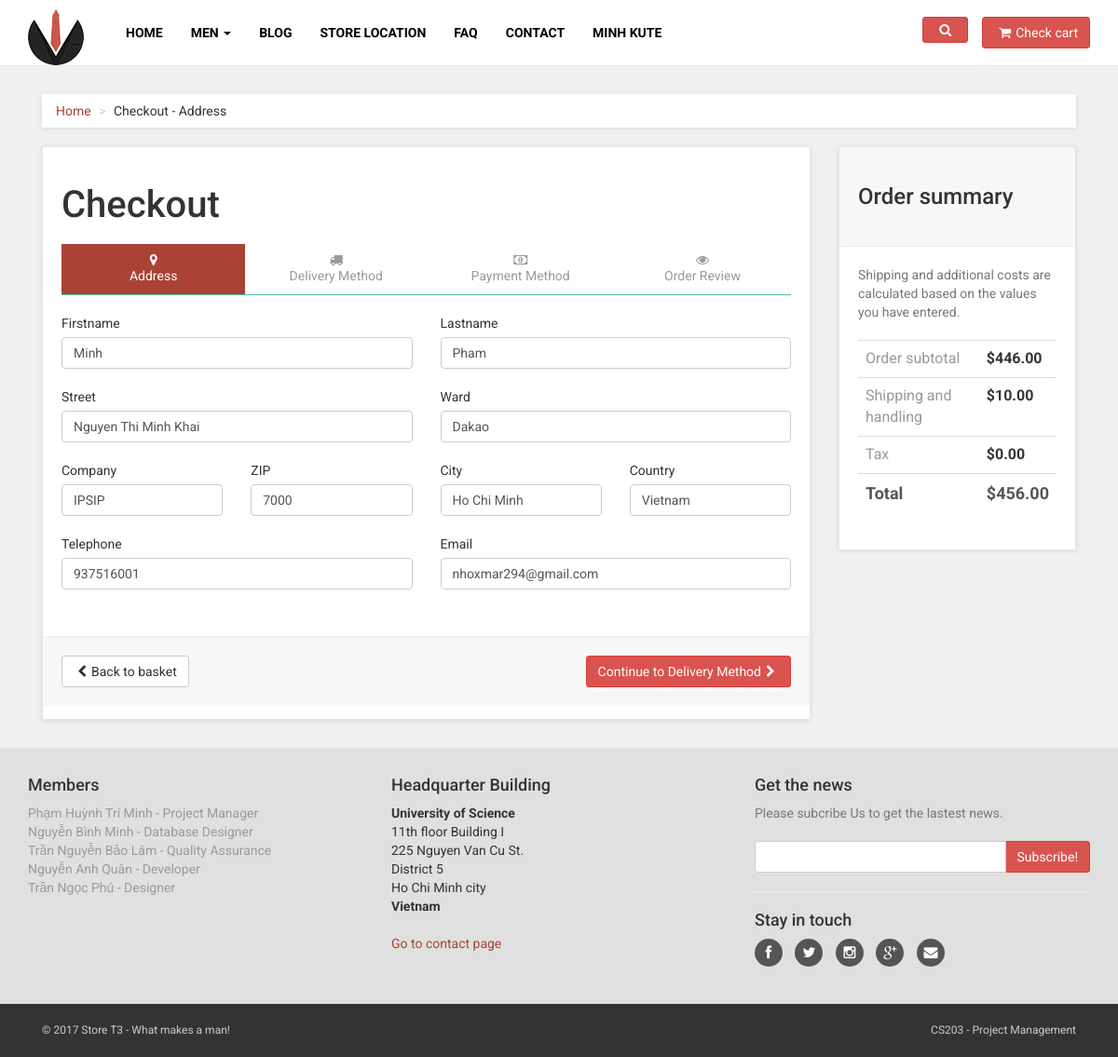
The app's page /lazy/checkout1.php (signed in) with its own data.
### tables this page shows
CREATE TABLE `delivery_info` (
  `id` int(11) NOT NULL,
  `id_user` int(11) NOT NULL,
  `fname` varchar(255) NOT NULL,
  `lname` varchar(255) NOT NULL,
  `company` varchar(255) NOT NULL,
  `street` varchar(255) NOT NULL,
  `ward` varchar(255) NOT NULL,
  `zip` varchar(10) NOT NULL,
  `city` varchar(50) NOT NULL,
  `country` varchar(50) NOT NULL,
  `phone` varchar(15) NOT NULL,
  `coemail` varchar(100) NOT NULL,
  `delivery` varchar(100) NOT NULL,
  `payment` varchar(20) NOT NULL
);

### lazy/checkout1.php (the view, shortened to what this page needs)
<?php
  include "includes/header.php";
  include "includes/navbar.php";
?>
<div id="all">
  <?php
        $id = $_SESSION['Customer_ID'];
        $sqli = "select * from delivery_info where id_user=$id AND id >= (select MAX(df.id) from delivery_info df where df.id_user=$id)";
        $rs = mysqli_query($conn,$sqli);
        $data = mysqli_fetch_array($rs);
  ?>
        <div id="content">
            <div class="container">
                <div class="col-md-12">
                    <ul class="breadcrumb">
                        <li><a href="#">Home</a>
                        </li>
                        <li>Checkout - Address</li>
                    </ul>
                </div>
                <div class="col-md-9" id="checkout">
                    <div class="box">
                        <form method="post" action="checkout2.php">
                            <h1>Checkout</h1>
                            <ul class="nav nav-pills nav-justified">
                                <li class="active"><a href="#"><i class="fa fa-map-marker"></i><br>Address</a>
                                </li>
                                <li class="disabled"><a href="#"><i class="fa fa-truck"></i><br>Delivery Method</a>
                                </li>
                                <li class="disabled"><a href="#"><i class="fa fa-money"></i><br>Payment Method</a>
                                </li>
                                <li class="disabled"><a href="#"><i class="fa fa-eye"></i><br>Order Review</a>
                                </li>
                            </ul>
                            <div class="content">
                                <div class="row">
                                    <div class="col-sm-6">
                                        <div class="form-group">
                                            <label for="firstname">Firstname</label>
                                            <input type="text" class="form-control" id="firstname" name="fname" value="<?php echo "$data[fname]";?>">
                                        </div>
                                    </div>
                                    <div class="col-sm-6">
                                        <div class="form-group">
                                            <label for="lastname">Lastname</label>
                                            <input type="text" class="form-control" id="lastname" name="lname" value="<?php echo "$data[lname]";?>">
                                        </div>
                                    </div>
                                </div>
                                <div class="row">
                                    <div class="col-sm-6">
                                        <div class="form-group">
                                            <label for="street">Street</label>
                                            <input type="text" class="form-control" id="street" name="street" value="<?php echo "$data[street]";?>">
                                        </div>
                                    </div>
                                    <div class="col-sm-6">
                                        <div class="form-group">
                                            <label for="ward">Ward</label>
                                            <input type="text" class="form-control" id="ward" name="ward" value="<?php echo "$data[ward]";?>">
                                        </div>
                                    </div>
                                </div>
                                <div class="row">
                                    <div class="col-sm-6 col-md-3">
                                        <div class="form-group">
                                            <label for="company">Company</label>
                                            <input type="text" class="form-control" id="company" name="company" value="<?php echo "$data[company]";?>">
                                        </div>
                                    </div>
                                    <div class="col-sm-6 col-md-3">
                                        <div class="form-group">
                                            <label for="zip">ZIP</label>
                                            <input type="text" class="form-control" id="zip" name="zip" value="<?php echo "$data[zip]";?>">
                                        </div>
                                    </div>
                                    <div class="col-sm-6 col-md-3">
                                        <div class="form-group">
                                            <label for="state">City</label>
                                            <input type="text" class="form-control" id="city" name="city" value="<?php echo "$data[city]";?>">
                                        </div>
                                    </div>
                                    <div class="col-sm-6 col-md-3">
                                        <div class="form-group">
                                            <label for="country">Country</label>
                                            <input type="text" class="form-control" id="country" name="country" value="<?php echo "$data[country]";?>">
                                        </div>
                                    </div>
                                    <div class="col-sm-6">
                                        <div class="form-group">
                                            <label for="phone">Telephone</label>
                                            <input type="text" class="form-control" id="phone"  name="phone" value="<?php echo "$data[phone]";?>">
                                        </div>
                                    </div>
                                    <div class="col-sm-6">
                                        <div class="form-group">
                                            <label for="email">Email</label>
                                            <input type="text" class="form-control" id="coemail" name="coemail" value="<?php echo "$data[coemail]";?>">
                                        </div>
                                    </div>
                                </div>
                            </div>
                            <div class="box-footer">
                                <div class="pull-left">
                                    <a href="basket.html" class="btn btn-default"><i class="fa fa-chevron-left"></i>Back to basket</a>
                                </div>
                                <div class="pull-right">
                                    <button type="submit" class="btn btn-danger">Continue to Delivery Method<i class="fa fa-chevron-right"></i>
                                    </button>
                                </div>
                            </div>
                        </form>
                    </div>
                </div>
                <div class="col-md-3">
                    <div class="box" id="order-summary">
                        <div class="box-header">
                            <h3>Order summary</h3>
                        </div>
                        <p class="text-muted">Shipping and additional costs are calculated based on the values you have entered.</p>
                        <div class="table-responsive">
                            <table class="table">
                                <tbody>
                                    <tr>
                                        <td>Order subtotal</td>
                                        <th>$446.00</th>
                                    </tr>
                                    <tr>
                                        <td>Shipping and handling</td>
                                        <th>$10.00</th>
                                    </tr>
                                    <tr>
                                        <td>Tax</td>
                                        <th>$0.00</th>
                                    </tr>
                                    <tr class="total">
                                        <td>Total</td>
                                        <th>$456.00</th>
                                    </tr>
                                </tbody>
                            </table>
                        </div>
                    </div>
                </div>
            </div>
        </div>
<?php
  include "includes/footer.php";
?>

### lazy/css/style.default.css (style rules this page uses)
a, button { -webkit-transition: all 0.2s ease-out; -moz-transition: all 0.2s ease-out; transition: all 0.2s ease-out; }
a i.fa, button i.fa { margin: 0 5px; }
h1 { font-weight: 700; font-size: 40px; }
.breadcrumb { -webkit-box-shadow: 0 1px 5px rgba(0, 0, 0, 0.1); box-shadow: 0 1px 5px rgba(0, 0, 0, 0.1); }
.box { background: #fff; margin: 0 0 30px; border: solid 1px #e6e6e6; -webkit-box-sizing: border-box; -moz-box-sizing: border-box; box-sizing: border-box; padding: 20px; -webkit-box-shadow: 0 1px 5px rgba(0, 0, 0, 0.1); box-shadow: 0 1px 5px rgba(0, 0, 0, 0.1); }
.box .box-header { background: #f7f7f7; margin: -20px -20px 20px; padding: 20px; border-bottom: solid 1px #eeeeee; }
.box .box-header:before, .box .box-header:after { content: " "; display: table; }
.box .box-header:after { clear: both; }
.box .box-footer { background: #f7f7f7; margin: 30px -20px -20px; padding: 20px; border-top: solid 1px #eeeeee; }
.box .box-footer:before, .box .box-footer:after { content: " "; display: table; }
.box .box-footer:after { clear: both; }
#content #checkout .nav { margin-bottom: 20px; border-bottom: solid 1px #4fbfa8; }
#content #checkout .nav li a { display: block; }
#content #order-summary table { margin-top: 20px; }
#content #order-summary table td { color: #999999; }
#content #order-summary table tr.total td, #content #order-summary table tr.total th { font-size: 18px; color: #555555; font-weight: 700; }
.nav { margin-bottom: 0; padding-left: 0; list-style: none; }
.nav > li > a { padding: 10px 15px; }
.nav > li.disabled > a { color: #999999; }
.nav-pills > li > a { border-radius: 0; }
.nav-pills > li.active > a, .nav-pills > li.active > a:hover, .nav-pills > li.active > a:focus { color: #ffffff; background-color: #aa4236; }
body { font-family: "Roboto", Helvetica, Arial, sans-serif; font-size: 14px; line-height: 1.42857143; color: #333333; background-color: #f0f0f0; }
a { color: #aa4236; text-decoration: none; }
.breadcrumb { padding: 8px 15px; margin-bottom: 20px; background-color: #ffffff; border-radius: 0; }
.breadcrumb > li + li:before { content: ">\00a0"; color: #cccccc; }
.btn { font-weight: normal; font-family: "Roboto", Helvetica, Arial, sans-serif; padding: 6px 12px; font-size: 14px; line-height: 1.42857143; border-radius: 3px; }
label { font-weight: normal; }
.form-control { -webkit-box-shadow: none; box-shadow: none; }
.form-group { margin-bottom: 20px; }
h1, h2, h3, h4, h5, h6, .h1, .h2, .h3, .h4, .h5, .h6 { font-family: inherit; font-weight: 500; line-height: 1.1; color: inherit; }
h1, .h1, h2, .h2, h3, .h3 { margin-top: 20px; margin-bottom: 20px; }
p, ul, ol { margin: 0 0 20px; }

### records on screen
delivery_info: fname "Minh", lname "Pham", street "Nguyen Thi Minh Khai", ward "Dakao", company "IPSIP", zip "7000", city "Ho Chi Minh", country "Vietnam", phone "937516001", coemail "nhoxmar294@gmail.com"

### other values on screen
$_SESSION['name'] "MINH KUTE"
